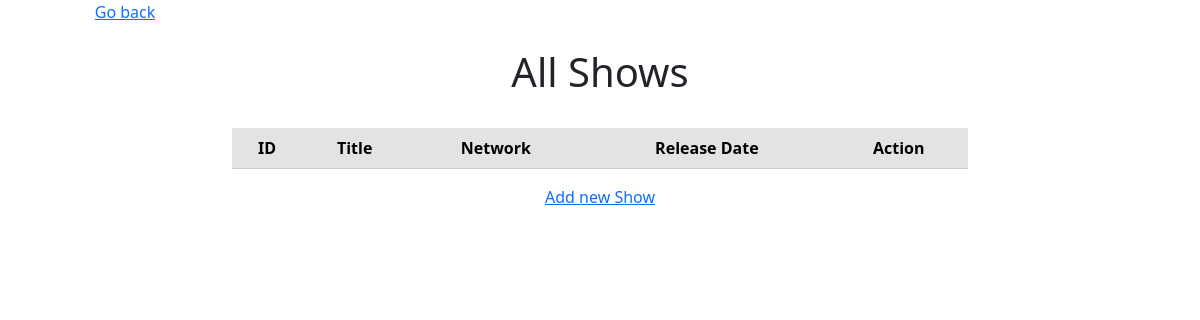
Before: / with the older database file.
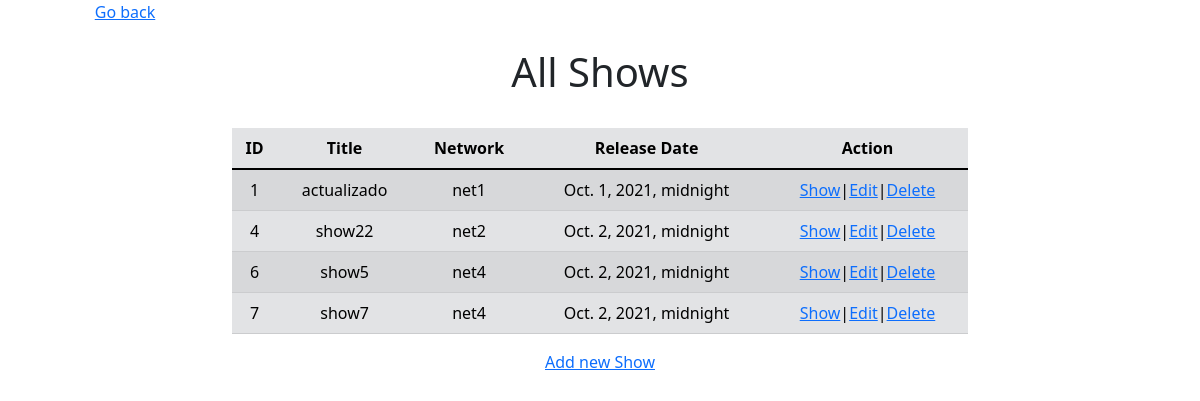
After: the same page with the newer database file.
### shows_app/models.py (models this page shows)
class Show(models.Model):
    id = models.AutoField(primary_key=True)
    title= models.CharField(max_length=255)
    release_date = models.DateTimeField()
    description = models.TextField(default='')
    network = models.ForeignKey(Networks, related_name='shows', on_delete=models.CASCADE)
    created_at = models.DateTimeField(auto_now_add=True)
    updated_at = models.DateTimeField(auto_now=True)

class Networks(models.Model):
    id = models.AutoField(primary_key=True)
    name= models.CharField(max_length=255)

### shows_app/views.py (the view)
# urls.py: path('', views.shows, name="home"),
def shows(request):
    context = {
        "shows": Show.objects.all(),
    }
    return render(request, 'shows.html', context)

### shows_app/templates/shows.html (shortened to what this page needs)
<!DOCTYPE html>
<html lang="en">
<head>
    <link href="https://cdn.jsdelivr.net/npm/bootstrap@5.1.2/dist/css/bootstrap.min.css" rel="stylesheet">
</head>
<body>
    <div class="container text-center">
        <div class="row">
            <div class="col col-sm-2 text-right" style="float:right; position:absolute right;">
                <a href="/">Go back</a>
            </div>
        </div>
        <br>
        <h1>All Shows</h1>
        <br>
        <div class="row">
            <div class="col-sm-8 offset-sm-2">
                <table class="table table-striped table-secondary text-center">
                    <thead>
                        <tr>
                            <th>ID</th>
                            <th>Title</th>
                            <th>Network</th>
                            <th>Release Date</th>
                            <th>Action</th>
                        </tr>
                    </thead>
                    <tbody>
                        {% for show in shows %}
                        <tr>
                            <td>{{show.id}}</td>
                            <td>{{show.title}}</td>
                            <td>{{show.network.name}}</td>
                            <td>{{show.release_date}}</td>
                            <td>
                                <a href="/shows/{{show.id}}">Show</a>|<a href="/shows/{{show.id}}/edit">Edit</a>|<a href="/shows/{{show.id}}/delete">Delete</a>
                            </td>
                        </tr>
                        {% endfor %}
                    </tbody>
                </table>
            </div>
        </div>
        <div class= "row">
            <a href="shows/new">Add new Show</a>
        </div>
    </div>
</body>
</html>

Changed rows visible on the page:
added Show: id "1", title "actualizado", network.name "net1", release_date "Oct. 1, 2021, midnight"
added Show: id "4", title "show22", network.name "net2", release_date "Oct. 2, 2021, midnight"
added Show: id "6", title "show5", network.name "net4", release_date "Oct. 2, 2021, midnight"
added Show: id "7", title "show7", network.name "net4", release_date "Oct. 2, 2021, midnight"
